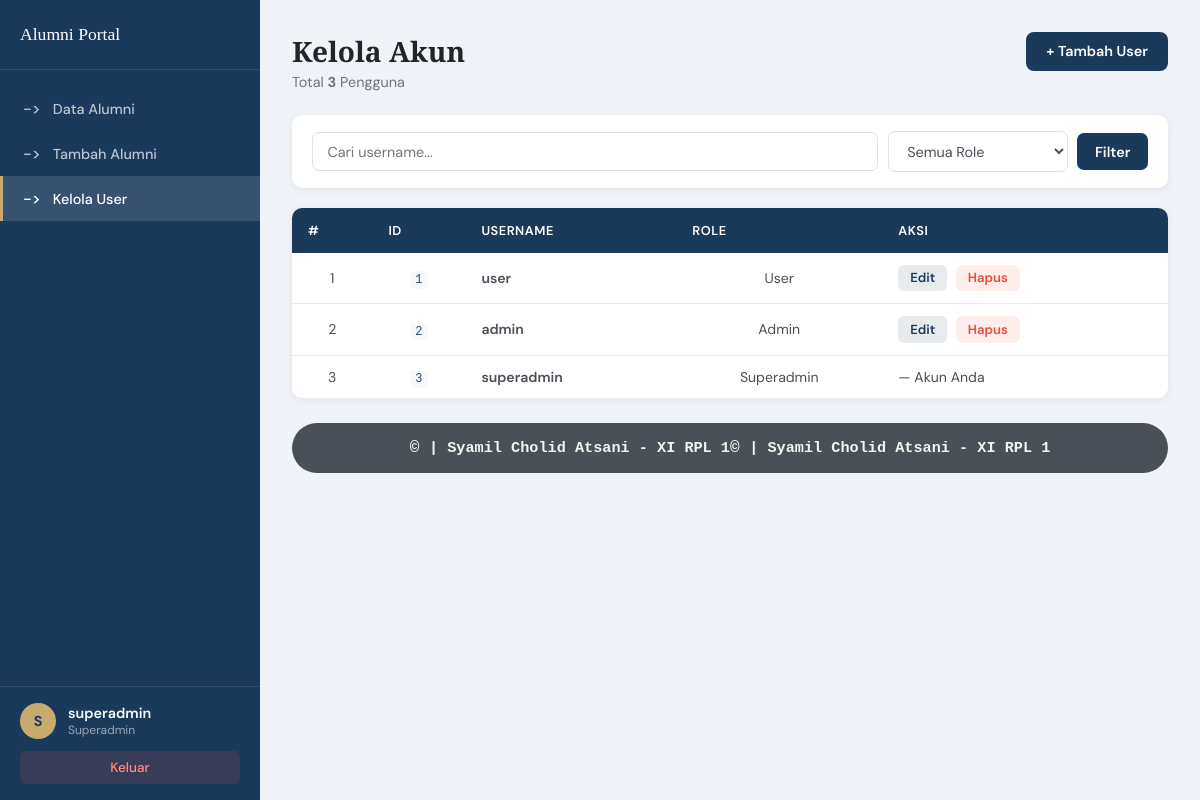
The app's page /users.php (signed in) with its own data.
### tables this page shows
CREATE TABLE `users` (
  `user_id`  INT(11)     NOT NULL AUTO_INCREMENT,
  `username` VARCHAR(50) NOT NULL,
  `password` VARCHAR(255) NOT NULL,
  `role`     ENUM('user','admin','superadmin') NOT NULL DEFAULT 'user',
  PRIMARY KEY (`user_id`)
);

### users.php (the view, shortened to what this page needs)
<?php
require 'koneksi.php';
$search = trim($_GET['search'] ?? '');
$params = [];
$sql = "SELECT * FROM users";
$sql .= " ORDER BY user_id ASC";
$stmt = $pdo->prepare($sql);
$stmt->execute($params);
$users = $stmt->fetchAll();
$total = count($users);
?>
<!DOCTYPE html>
<html lang="id">
<head>
    <link rel="stylesheet" href="style/dashboard.css">
</head>
<body>
    <aside class="sidebar">
        <div class="sidebar-brand">
            <span class="brand-name">Alumni Portal</span>
        </div>
        <nav class="sidebar-nav">
            <a href="dashboard_admin.php" class="nav-item">
                <span class="nav-icon">-></span> Data Alumni
            </a>
            <a href="tambah.php" class="nav-item">
                <span class="nav-icon">-></span> Tambah Alumni
            </a>
            <?php if ($_SESSION['role'] === 'superadmin'): ?>
                <a href="users.php" class="nav-item active">
                    <span class="nav-icon">-></span> Kelola User
                </a>
            <?php endif; ?>
        </nav>
        <div class="sidebar-footer">
            <div class="user-info">
                <div class="user-avatar"><?= strtoupper($_SESSION['username'][0]) ?></div>
                <div>
                    <div class="user-name"><?= htmlspecialchars($_SESSION['username']) ?></div>
                    <div class="user-role"><?= ucfirst($_SESSION['role']) ?></div>
                </div>
            </div>
            <a href="logout.php" class="btn-logout">Keluar</a>
        </div>
    </aside>
    <main class="main-content">
        <div class="page-header">
            <div>
                <h1 class="page-title">Kelola Akun</h1>
                <p class="page-subtitle">Total <strong><?= $total ?></strong> Pengguna</p>
            </div>
            <a href="tambah_user.php" class="btn-primary">+ Tambah User</a>
        </div>
        <form method="GET" class="filter-bar">
            <input type="text" name="search" placeholder="Cari username..."
                value="<?= htmlspecialchars($search) ?>" class="filter-input">
            <select name="role" class="filter-select">
                <option value="">Semua Role</option>
            </select>
            <button type="submit" class="btn-filter">Filter</button>
        </form>
        <div class="table-wrapper">
            <?php if (empty($users)): ?>
                <div class="empty-state">
                    <h3>Belum ada data pengguna</h3>
                    <p>Mulai tambahkan akun menggunakan tombol "Tambah User".</p>
                </div>
            <?php else: ?>
                <table class="data-table">
                    <thead>
                        <tr>
                            <th>#</th>
                            <th>ID</th>
                            <th>Username</th>
                            <th>Role</th>
                            <th>Aksi</th>
                        </tr>
                    </thead>
                    <tbody>
                        <?php foreach ($users as $i => $u): ?>
                            <tr>
                                <td class="td-center"><?= $i + 1 ?></td>
                                <td class="td-center"><code><?= $u['user_id'] ?></code></td>
                                <td class="td-nama"><?= htmlspecialchars($u['username']) ?></td>
                                <td class="td-center">
                                    <?php
                                    $roleClass = match ($u['role']) {
                                        'superadmin' => 'badge-superadmin',
                                        'admin'      => 'badge-admin',
                                        default      => 'badge-user',
                                    };
                                    ?>
                                    <span class="<?= $roleClass ?>"><?= ucfirst($u['role']) ?></span>
                                </td>
                                <td class="td-aksi">
                                    <?php if ($u['username'] !== $_SESSION['username']): ?>
                                        <a href="edit_user.php?id=<?= $u['user_id'] ?>" class="btn-edit">Edit</a>
                                        <form method="POST" action="delete_user.php"
                                            onsubmit="return confirmDelete('<?= htmlspecialchars($u['username']) ?>')">
                                            <button type="submit" class="btn-delete">Hapus</button>
                                        </form>
                                    <?php else: ?>
                                        <span class="td-self-note">— Akun Anda</span>
                                    <?php endif; ?>
                                </td>
                            </tr>
                        <?php endforeach; ?>
                    </tbody>
                </table>
            <?php endif; ?>
        </div>
        <footer class="footer">
            <marquee behavior="" direction="left">
                <h3><span>&copy; </span>| Syamil Cholid Atsani - XI RPL 1</h3>
            </marquee>
            <marquee behavior="" direction="right">
                <h3><span>&copy; </span>| Syamil Cholid Atsani - XI RPL 1</h3>
            </marquee>
        </footer>
    </main>
</body>
</html>

### records on screen
users: user_id "1", username "user", role "User"
users: user_id "2", username "admin", role "Admin"
users: user_id "3", username "superadmin", role "Superadmin", shows "— Akun Anda"

### other values on screen
$_SESSION['username'][0] "S"
$_SESSION['username'] "superadmin"
$_SESSION['role'] "Superadmin"
$total "3"
